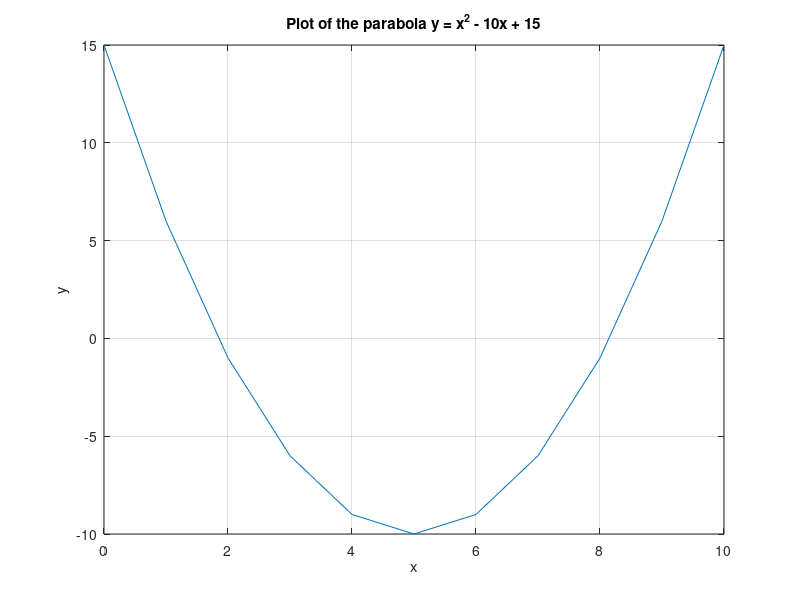
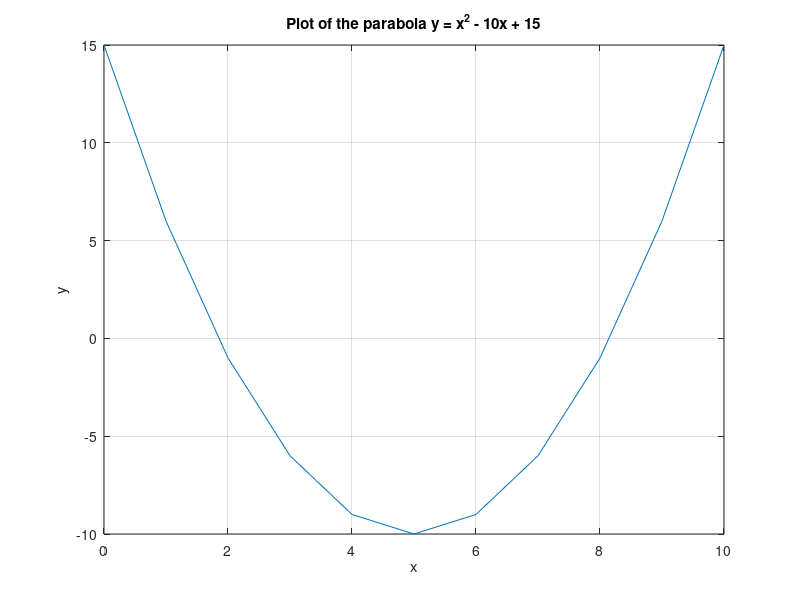

These charts were generated, in order, by the following MATLAB code:
%%% Script Introduction to plots

x = 0:1:10;
y = x.^2 - 10 .* x + 15;
plot(x,y);
title('Plot of the parabola y = x^2 - 10x + 15')
xlabel('x');
ylabel('y');
grid on;

%%% Let's print in two formats: JPEG and PNG

print -djpeg myfirstfigure.jpeg
print -dpng myfirstfigure.png

%%% We can represent two functions in the same plot

x = 0:pi/100:2*pi;
y1 = sin(2*x);
y2 = 2*cos(2*x);
plot(x,y1,x,y2);

%%% Using different marker styles and adding a legend

close all
plot(x,y1,'cs',x,y2,'k*-');

legend('f(x)','df(x)/dx','Location','bestoutside');
